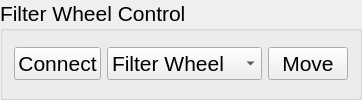
       <widget class="QGroupBox" name="groupBox_7">
        <property name="font">
         <font>
          <family>Arial</family>
          <pointsize>16</pointsize>
         </font>
        </property>
        <property name="title">
         <string>Filter Wheel Control</string>
        </property>
        <layout class="QHBoxLayout" name="horizontalLayout_88">
         <item>
          <widget class="QPushButton" name="pushButton_connect_FilterWheel">
           <property name="text">
            <string>Connect</string>
           </property>
          </widget>
         </item>
         <item>
          <widget class="QComboBox" name="comboBox_filterWheel">
           <item>
            <property name="text">
             <string>Filter Wheel</string>
            </property>
           </item>
           <item>
            <property name="text">
             <string>Pos1: None</string>
            </property>
           </item>
           <item>
            <property name="text">
             <string>Pos2: 605/52</string>
            </property>
           </item>
           <item>
            <property name="text">
             <string>Pos3: 525/50</string>
            </property>
           </item>
           <item>
            <property name="text">
             <string>Pos4: 510/20</string>
            </property>
           </item>
           <item>
            <property name="text">
             <string>Pos5: None</string>
            </property>
           </item>
           <item>
            <property name="text">
             <string>Pos6: None</string>
            </property>
           </item>
          </widget>
         </item>
         <item>
          <widget class="QPushButton" name="pushButton_move_filterWheel">
           <property name="text">
            <string>Move</string>
           </property>
          </widget>
         </item>
        </layout>
       </widget>
